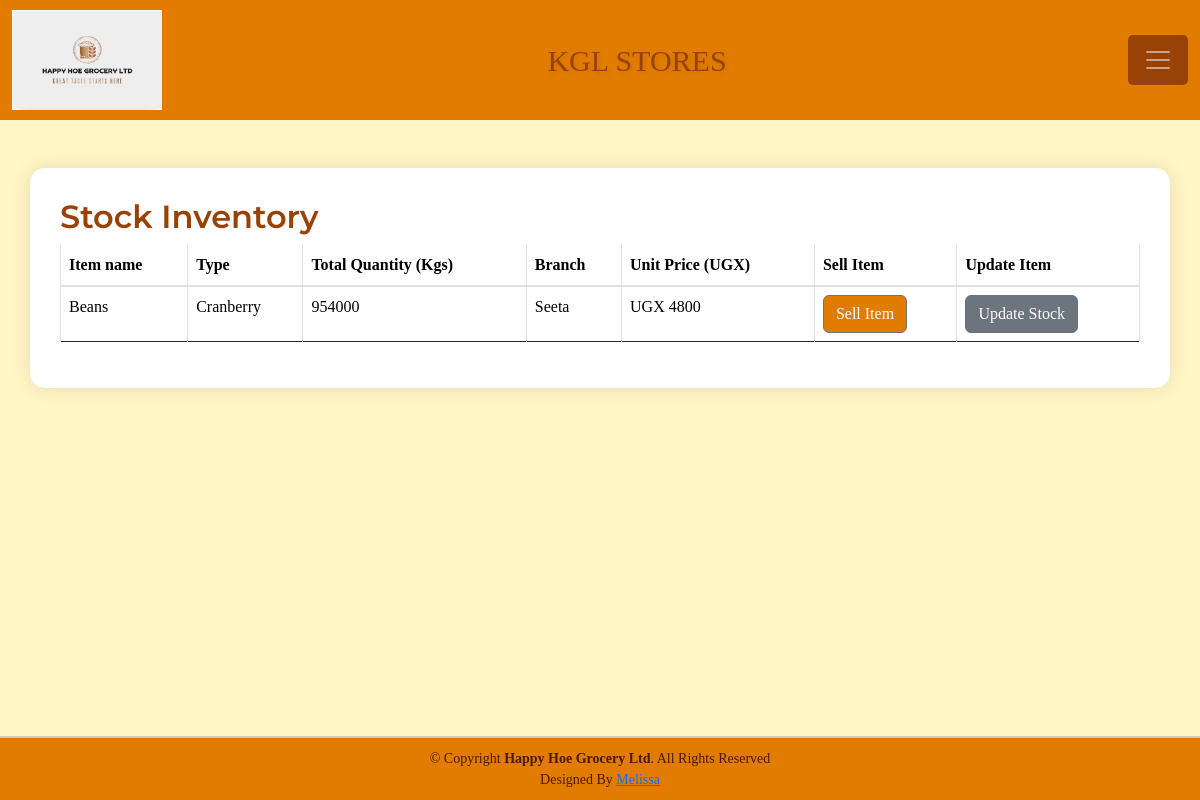
The app's page /products/14/ (signed in), older data.
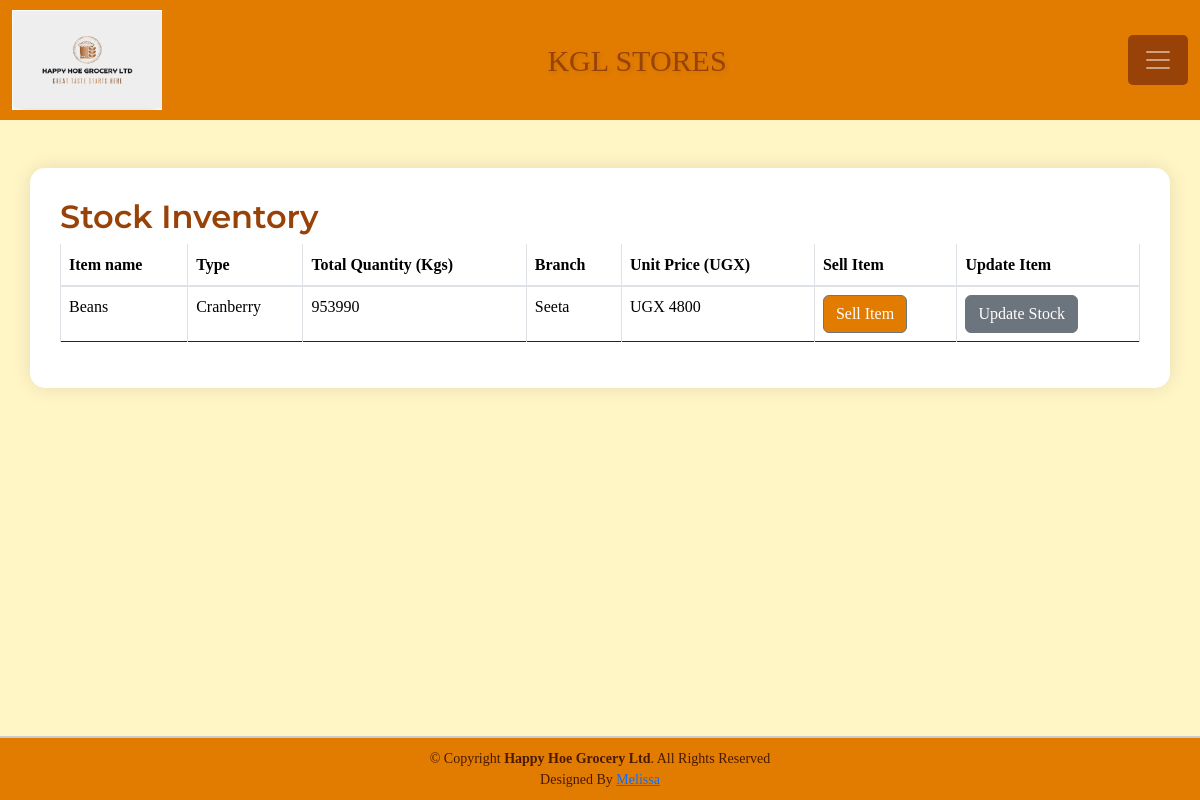
The same page, newer data.
### Grocery_app/models.py (models this page shows, shortened)
class Stockx(models.Model):
    item_name = models.CharField(max_length=50, null=True, blank=True)
    stock_type = models.CharField(max_length=50, null=True, blank=True)
    stock_source = models.CharField(max_length=50, null=True, blank=True)
    unit_cost = models.IntegerField(default=0, null=True, blank=True)
    unit_price = models.IntegerField(default=0, null=True, blank=True)
    total_quantity = models.IntegerField(default=0, null=True, blank=True)
    stock_branch = models.CharField(max_length=50, null=True, blank=True)
    stock_date = models.DateTimeField(auto_now_add=True, null=True, blank=True) #Automtically sets it when object is first recorded.
    stock_time = models.TimeField(auto_now_add=True, null=True, blank=True)
    stock_dealer = models.CharField(max_length=50, null=True, blank=True)
    stock_contact = models.IntegerField(default=0, null=True, blank=True)
    issued_quantity = models.IntegerField(default=0, null=True, blank=True)

### Grocery_app/views.py (the view)
# urls.py: path('products/<int:product_id>/', views.product_detail, name='product_detail'),
@login_required
def product_detail(request,product_id):
    product = Stockx.objects.filter(id = product_id)
    return render(request,'Grocery_app/product_detail.html',{'product':product})

### Grocery_app/templates/Grocery_app/product_detail.html (shortened to what this page needs)
{% extends 'Grocery_app/base.html' %}
{% block content %}
<br><br><br><br>
<div class="container receipt">
    <h2 class="receipt-title">Stock Inventory</h2>
    <div class="receipt-details">
        <table class="table table-bordered">
            <thead>
                <tr>
                    <th scope="col">Item name</th>
                    <th scope="col">Type</th>
                    <th scope="col">Total Quantity (Kgs)</th>
                    <th scope="col">Branch</th>
                    <th scope="col">Unit Price (UGX)</th>
                    <th scope="col">Sell Item</th>
                    <th scope="col">Update Item</th>
                </tr>
            </thead>
            <tbody>
                {% for product in product %}
                <tr>
                    <td>{{ product.item_name }}</td>
                    <td>{{ product.stock_type }}</td>
                    <td>{{ product.total_quantity }}</td>
                    <td>{{ product.stock_branch }}</td>
                    <td>UGX {{ product.unit_price }}</td>
                    <td>
                        <a href="{% url 'issue_item' product.id %}">
                            <input type="submit" value="Sell Item" class="btn btn-secondary"style="background-color: #e27c00;" />
                        </a>
                    </td>
                    <td>
                        <a href="{% url 'add_to_stock' product.id %}">
                            <input type="submit" value="Update Stock" class="btn btn-secondary" />
                        </a>
                    </td>
                </tr>
                {% endfor %}
            </tbody>
        </table>
    </div>
</div><br><br>
{% endblock %}

Row changes from the older to the newer data that the page shows:
changed Stockx "Beans": total_quantity "954000" → "953990"
